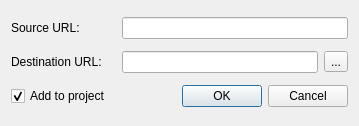
<?xml version="1.0" encoding="UTF-8"?>
<ui version="4.0">
 <class>ConvertAceToSqliteDialog</class>
 <widget class="QDialog" name="ConvertAceToSqliteDialog">
  <property name="geometry">
   <rect>
    <x>0</x>
    <y>0</y>
    <width>359</width>
    <height>126</height>
   </rect>
  </property>
  <property name="windowTitle">
   <string>Import ACE File</string>
  </property>
  <layout class="QVBoxLayout" name="verticalLayout_2">
   <item>
    <layout class="QHBoxLayout" name="hlSource">
     <item>
      <widget class="QLabel" name="lblSource">
       <property name="minimumSize">
        <size>
         <width>105</width>
         <height>0</height>
        </size>
       </property>
       <property name="text">
        <string>Source URL:</string>
       </property>
      </widget>
     </item>
     <item>
      <widget class="QLineEdit" name="leSource">
       <property name="readOnly">
        <bool>true</bool>
       </property>
      </widget>
     </item>
    </layout>
   </item>
   <item>
    <layout class="QHBoxLayout" name="hlDest">
     <item>
      <widget class="QLabel" name="lblDest">
       <property name="minimumSize">
        <size>
         <width>105</width>
         <height>0</height>
        </size>
       </property>
       <property name="text">
        <string>Destination URL:</string>
       </property>
      </widget>
     </item>
     <item>
      <widget class="QLineEdit" name="leDest"/>
     </item>
     <item>
      <widget class="QToolButton" name="tbDest">
       <property name="text">
        <string>...</string>
       </property>
      </widget>
     </item>
    </layout>
   </item>
   <item>
    <layout class="QHBoxLayout" name="hlButtons">
     <item>
      <widget class="QCheckBox" name="cbAddToProject">
       <property name="text">
        <string>Add to project</string>
       </property>
       <property name="checked">
        <bool>true</bool>
       </property>
      </widget>
     </item>
     <item>
      <spacer name="horizontalSpacer">
       <property name="orientation">
        <enum>Qt::Horizontal</enum>
       </property>
       <property name="sizeHint" stdset="0">
        <size>
         <width>40</width>
         <height>20</height>
        </size>
       </property>
      </spacer>
     </item>
     <item>
      <widget class="QDialogButtonBox" name="buttonBox">
       <property name="orientation">
        <enum>Qt::Horizontal</enum>
       </property>
       <property name="standardButtons">
        <set>QDialogButtonBox::Cancel|QDialogButtonBox::Ok</set>
       </property>
      </widget>
     </item>
    </layout>
   </item>
  </layout>
 </widget>
 <resources/>
 <connections>
  <connection>
   <sender>buttonBox</sender>
   <signal>accepted()</signal>
   <receiver>ConvertAceToSqliteDialog</receiver>
   <slot>accept()</slot>
   <hints>
    <hint type="sourcelabel">
     <x>248</x>
     <y>254</y>
    </hint>
    <hint type="destinationlabel">
     <x>157</x>
     <y>274</y>
    </hint>
   </hints>
  </connection>
  <connection>
   <sender>buttonBox</sender>
   <signal>rejected()</signal>
   <receiver>ConvertAceToSqliteDialog</receiver>
   <slot>reject()</slot>
   <hints>
    <hint type="sourcelabel">
     <x>316</x>
     <y>260</y>
    </hint>
    <hint type="destinationlabel">
     <x>286</x>
     <y>274</y>
    </hint>
   </hints>
  </connection>
 </connections>
</ui>
